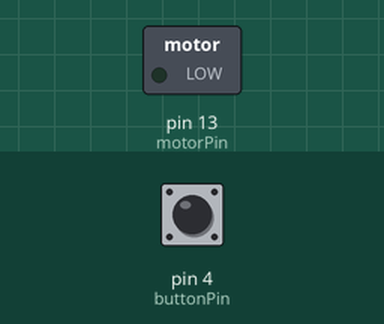
This sketch was run on a simulated Arduino Uno, built with avr-gcc and run on an emulated ATmega328P. On the bench: switched loads named in the sketch (green lamp = pin HIGH). The inputs (shaded band) are chosen by the test bench; at power-on: pin 4 (buttonPin) HIGH.

Above: at 1.2 s.
1.3 s: pin 4 (buttonPin) pulled LOW for 0.15 s
At 1.5 s:
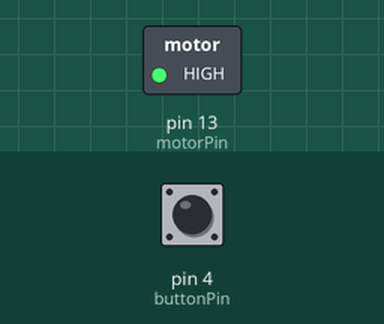
3.0 s: pin 4 (buttonPin) pulled LOW for 3.2 s
At 7.7 s:
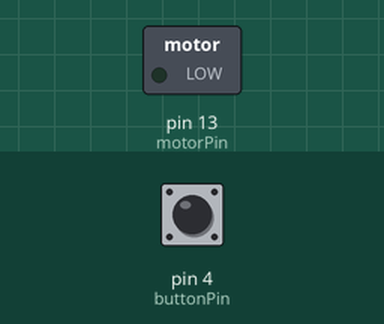
Timing chart, 0 to 9.2 s (numbered marks = the images above; inputs shaded):
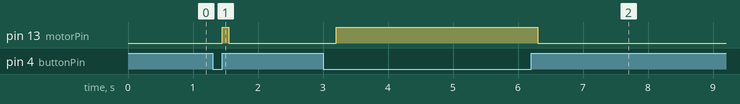

Measured:
- after the input at 1.3 s, pin 13 (motorPin): LOW → HIGH after 0.15 s, → LOW 0.10 s later
- after the input at 3.0 s, pin 13 (motorPin): LOW → HIGH after 0.20 s, → LOW 3.1 s later

The sketch:

sketch_sep28a.ino
```cpp
const int buttonPin = 4;
const int motorPin = 13;

void setup() {
  // put your setup code here, to run once:
  pinMode(buttonPin, INPUT_PULLUP);
  pinMode(motorPin, OUTPUT);
}

void loop() {
  bool buttonState = digitalRead(buttonPin);
  delay(100);
  if (!buttonState) {
    digitalWrite(13, HIGH);
  }
  else {
    digitalWrite(13, LOW);
    delay(50);
  }
  }
```
